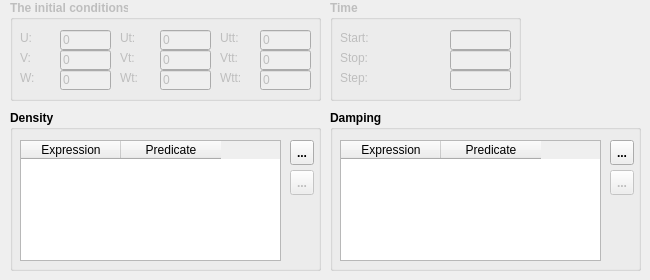
   <widget class="QWidget" name="tab_14">
    <attribute name="title">
     <string>Dynamic parameters</string>
    </attribute>
    <widget class="QGroupBox" name="gbDensity">
     <property name="geometry">
      <rect>
       <x>10</x>
       <y>110</y>
       <width>311</width>
       <height>161</height>
      </rect>
     </property>
     <property name="font">
      <font>
       <weight>75</weight>
       <bold>true</bold>
      </font>
     </property>
     <property name="title">
      <string>Density</string>
     </property>
     <widget class="QTableWidget" name="twDensity">
      <property name="geometry">
       <rect>
        <x>10</x>
        <y>30</y>
        <width>261</width>
        <height>121</height>
       </rect>
      </property>
      <property name="font">
       <font>
        <weight>50</weight>
        <bold>false</bold>
       </font>
      </property>
      <column>
       <property name="text">
        <string>Expression</string>
       </property>
      </column>
      <column>
       <property name="text">
        <string>Predicate</string>
       </property>
      </column>
     </widget>
     <widget class="QToolButton" name="tbRemoveDensity">
      <property name="enabled">
       <bool>false</bool>
      </property>
      <property name="geometry">
       <rect>
        <x>280</x>
        <y>60</y>
        <width>24</width>
        <height>25</height>
       </rect>
      </property>
      <property name="toolTip">
       <string/>
      </property>
      <property name="statusTip">
       <string>Remove the current row</string>
      </property>
      <property name="text">
       <string>...</string>
      </property>
      <property name="icon">
       <iconset resource="QFEM.qrc">
        <normaloff>:/images/Del.png</normaloff>:/images/Del.png</iconset>
      </property>
     </widget>
     <widget class="QToolButton" name="tbAddDensity">
      <property name="geometry">
       <rect>
        <x>280</x>
        <y>30</y>
        <width>24</width>
        <height>25</height>
       </rect>
      </property>
      <property name="toolTip">
       <string/>
      </property>
      <property name="statusTip">
       <string>Add new row</string>
      </property>
      <property name="text">
       <string>...</string>
      </property>
      <property name="icon">
       <iconset resource="QFEM.qrc">
        <normaloff>:/images/Add.png</normaloff>:/images/Add.png</iconset>
      </property>
     </widget>
    </widget>
    <widget class="QGroupBox" name="gbDamping">
     <property name="geometry">
      <rect>
       <x>330</x>
       <y>110</y>
       <width>311</width>
       <height>161</height>
      </rect>
     </property>
     <property name="font">
      <font>
       <weight>75</weight>
       <bold>true</bold>
      </font>
     </property>
     <property name="title">
      <string>Damping</string>
     </property>
     <widget class="QTableWidget" name="twDamping">
      <property name="geometry">
       <rect>
        <x>10</x>
        <y>30</y>
        <width>261</width>
        <height>121</height>
       </rect>
      </property>
      <property name="font">
       <font>
        <weight>50</weight>
        <bold>false</bold>
       </font>
      </property>
      <column>
       <property name="text">
        <string>Expression</string>
       </property>
      </column>
      <column>
       <property name="text">
        <string>Predicate</string>
       </property>
      </column>
     </widget>
     <widget class="QToolButton" name="tbRemoveDamping">
      <property name="enabled">
       <bool>false</bool>
      </property>
      <property name="geometry">
       <rect>
        <x>280</x>
        <y>60</y>
        <width>24</width>
        <height>25</height>
       </rect>
      </property>
      <property name="toolTip">
       <string/>
      </property>
      <property name="statusTip">
       <string>Remove the current row</string>
      </property>
      <property name="text">
       <string>...</string>
      </property>
      <property name="icon">
       <iconset resource="QFEM.qrc">
        <normaloff>:/images/Del.png</normaloff>:/images/Del.png</iconset>
      </property>
     </widget>
     <widget class="QToolButton" name="tbAddDamping">
      <property name="geometry">
       <rect>
        <x>280</x>
        <y>30</y>
        <width>24</width>
        <height>25</height>
       </rect>
      </property>
      <property name="toolTip">
       <string/>
      </property>
      <property name="statusTip">
       <string>Add new row</string>
      </property>
      <property name="text">
       <string>...</string>
      </property>
      <property name="icon">
       <iconset resource="QFEM.qrc">
        <normaloff>:/images/Add.png</normaloff>:/images/Add.png</iconset>
      </property>
     </widget>
    </widget>
    <widget class="QGroupBox" name="gbInitialConditions">
     <property name="enabled">
      <bool>false</bool>
     </property>
     <property name="geometry">
      <rect>
       <x>10</x>
       <y>0</y>
       <width>311</width>
       <height>101</height>
      </rect>
     </property>
     <property name="font">
      <font>
       <weight>75</weight>
       <bold>true</bold>
      </font>
     </property>
     <property name="title">
      <string>The initial conditions</string>
     </property>
     <widget class="QLineEdit" name="textU">
      <property name="geometry">
       <rect>
        <x>50</x>
        <y>30</y>
        <width>51</width>
        <height>20</height>
       </rect>
      </property>
      <property name="font">
       <font>
        <weight>50</weight>
        <bold>false</bold>
       </font>
      </property>
      <property name="text">
       <string>0</string>
      </property>
     </widget>
     <widget class="QLabel" name="label_U">
      <property name="geometry">
       <rect>
        <x>10</x>
        <y>30</y>
        <width>31</width>
        <height>16</height>
       </rect>
      </property>
      <property name="font">
       <font>
        <weight>50</weight>
        <bold>false</bold>
       </font>
      </property>
      <property name="text">
       <string>U:</string>
      </property>
     </widget>
     <widget class="QLabel" name="label_V">
      <property name="geometry">
       <rect>
        <x>10</x>
        <y>50</y>
        <width>31</width>
        <height>16</height>
       </rect>
      </property>
      <property name="font">
       <font>
        <weight>50</weight>
        <bold>false</bold>
       </font>
      </property>
      <property name="text">
       <string>V:</string>
      </property>
     </widget>
     <widget class="QLineEdit" name="textV">
      <property name="geometry">
       <rect>
        <x>50</x>
        <y>50</y>
        <width>51</width>
        <height>20</height>
       </rect>
      </property>
      <property name="font">
       <font>
        <weight>50</weight>
        <bold>false</bold>
       </font>
      </property>
      <property name="text">
       <string>0</string>
      </property>
     </widget>
     <widget class="QLabel" name="label_W">
      <property name="geometry">
       <rect>
        <x>10</x>
        <y>70</y>
        <width>31</width>
        <height>16</height>
       </rect>
      </property>
      <property name="font">
       <font>
        <weight>50</weight>
        <bold>false</bold>
       </font>
      </property>
      <property name="text">
       <string>W:</string>
      </property>
     </widget>
     <widget class="QLineEdit" name="textW">
      <property name="geometry">
       <rect>
        <x>50</x>
        <y>70</y>
        <width>51</width>
        <height>20</height>
       </rect>
      </property>
      <property name="font">
       <font>
        <weight>50</weight>
        <bold>false</bold>
       </font>
      </property>
      <property name="text">
       <string>0</string>
      </property>
     </widget>
     <widget class="QLineEdit" name="textVt">
      <property name="geometry">
       <rect>
        <x>150</x>
        <y>50</y>
        <width>51</width>
        <height>20</height>
       </rect>
      </property>
      <property name="font">
       <font>
        <weight>50</weight>
        <bold>false</bold>
       </font>
      </property>
      <property name="text">
       <string>0</string>
      </property>
     </widget>
     <widget class="QLineEdit" name="textUt">
      <property name="geometry">
       <rect>
        <x>150</x>
        <y>30</y>
        <width>51</width>
        <height>20</height>
       </rect>
      </property>
      <property name="font">
       <font>
        <weight>50</weight>
        <bold>false</bold>
       </font>
      </property>
      <property name="text">
       <string>0</string>
      </property>
     </widget>
     <widget class="QLabel" name="label_Vt">
      <property name="geometry">
       <rect>
        <x>110</x>
        <y>50</y>
        <width>31</width>
        <height>16</height>
       </rect>
      </property>
      <property name="font">
       <font>
        <weight>50</weight>
        <bold>false</bold>
       </font>
      </property>
      <property name="text">
       <string>Vt:</string>
      </property>
     </widget>
     <widget class="QLineEdit" name="textWt">
      <property name="geometry">
       <rect>
        <x>150</x>
        <y>70</y>
        <width>51</width>
        <height>20</height>
       </rect>
      </property>
      <property name="font">
       <font>
        <weight>50</weight>
        <bold>false</bold>
       </font>
      </property>
      <property name="text">
       <string>0</string>
      </property>
     </widget>
     <widget class="QLabel" name="label_Ut">
      <property name="geometry">
       <rect>
        <x>110</x>
        <y>30</y>
        <width>31</width>
        <height>16</height>
       </rect>
      </property>
      <property name="font">
       <font>
        <weight>50</weight>
        <bold>false</bold>
       </font>
      </property>
      <property name="text">
       <string>Ut:</string>
      </property>
     </widget>
     <widget class="QLabel" name="label_Wt">
      <property name="geometry">
       <rect>
        <x>110</x>
        <y>70</y>
        <width>31</width>
        <height>16</height>
       </rect>
      </property>
      <property name="font">
       <font>
        <weight>50</weight>
        <bold>false</bold>
       </font>
      </property>
      <property name="text">
       <string>Wt:</string>
      </property>
     </widget>
     <widget class="QLineEdit" name="textVtt">
      <property name="geometry">
       <rect>
        <x>250</x>
        <y>50</y>
        <width>51</width>
        <height>20</height>
       </rect>
      </property>
      <property name="font">
       <font>
        <weight>50</weight>
        <bold>false</bold>
       </font>
      </property>
      <property name="text">
       <string>0</string>
      </property>
     </widget>
     <widget class="QLabel" name="label_Utt">
      <property name="geometry">
       <rect>
        <x>210</x>
        <y>30</y>
        <width>31</width>
        <height>16</height>
       </rect>
      </property>
      <property name="font">
       <font>
        <weight>50</weight>
        <bold>false</bold>
       </font>
      </property>
      <property name="text">
       <string>Utt:</string>
      </property>
     </widget>
     <widget class="QLineEdit" name="textUtt">
      <property name="geometry">
       <rect>
        <x>250</x>
        <y>30</y>
        <width>51</width>
        <height>20</height>
       </rect>
      </property>
      <property name="font">
       <font>
        <weight>50</weight>
        <bold>false</bold>
       </font>
      </property>
      <property name="text">
       <string>0</string>
      </property>
     </widget>
     <widget class="QLineEdit" name="textWtt">
      <property name="geometry">
       <rect>
        <x>250</x>
        <y>70</y>
        <width>51</width>
        <height>20</height>
       </rect>
      </property>
      <property name="font">
       <font>
        <weight>50</weight>
        <bold>false</bold>
       </font>
      </property>
      <property name="text">
       <string>0</string>
      </property>
     </widget>
     <widget class="QLabel" name="label_Vtt">
      <property name="geometry">
       <rect>
        <x>210</x>
        <y>50</y>
        <width>31</width>
        <height>16</height>
       </rect>
      </property>
      <property name="font">
       <font>
        <weight>50</weight>
        <bold>false</bold>
       </font>
      </property>
      <property name="text">
       <string>Vtt:</string>
      </property>
     </widget>
     <widget class="QLabel" name="label_Wtt">
      <property name="geometry">
       <rect>
        <x>210</x>
        <y>70</y>
        <width>31</width>
        <height>16</height>
       </rect>
      </property>
      <property name="font">
       <font>
        <weight>50</weight>
        <bold>false</bold>
       </font>
      </property>
      <property name="text">
       <string>Wtt:</string>
      </property>
     </widget>
    </widget>
    <widget class="QGroupBox" name="gbTime">
     <property name="enabled">
      <bool>false</bool>
     </property>
     <property name="geometry">
      <rect>
       <x>330</x>
       <y>0</y>
       <width>191</width>
       <height>101</height>
      </rect>
     </property>
     <property name="font">
      <font>
       <weight>75</weight>
       <bold>true</bold>
      </font>
     </property>
     <property name="title">
      <string>Time</string>
     </property>
     <property name="flat">
      <bool>false</bool>
     </property>
     <widget class="QLineEdit" name="textT1">
      <property name="geometry">
       <rect>
        <x>120</x>
        <y>50</y>
        <width>61</width>
        <height>20</height>
       </rect>
      </property>
      <property name="font">
       <font>
        <weight>50</weight>
        <bold>false</bold>
       </font>
      </property>
     </widget>
     <widget class="QLineEdit" name="textTH">
      <property name="geometry">
       <rect>
        <x>120</x>
        <y>70</y>
        <width>61</width>
        <height>20</height>
       </rect>
      </property>
      <property name="font">
       <font>
        <weight>50</weight>
        <bold>false</bold>
       </font>
      </property>
     </widget>
     <widget class="QLabel" name="label_41">
      <property name="geometry">
       <rect>
        <x>10</x>
        <y>50</y>
        <width>101</width>
        <height>16</height>
       </rect>
      </property>
      <property name="font">
       <font>
        <weight>50</weight>
        <bold>false</bold>
       </font>
      </property>
      <property name="text">
       <string>Stop:</string>
      </property>
     </widget>
     <widget class="QLabel" name="label_42">
      <property name="geometry">
       <rect>
        <x>10</x>
        <y>30</y>
        <width>101</width>
        <height>16</height>
       </rect>
      </property>
      <property name="font">
       <font>
        <weight>50</weight>
        <bold>false</bold>
       </font>
      </property>
      <property name="text">
       <string>Start:</string>
      </property>
     </widget>
     <widget class="QLineEdit" name="textT0">
      <property name="geometry">
       <rect>
        <x>120</x>
        <y>30</y>
        <width>61</width>
        <height>20</height>
       </rect>
      </property>
      <property name="font">
       <font>
        <weight>50</weight>
        <bold>false</bold>
       </font>
      </property>
     </widget>
     <widget class="QLabel" name="label_43">
      <property name="geometry">
       <rect>
        <x>10</x>
        <y>70</y>
        <width>101</width>
        <height>16</height>
       </rect>
      </property>
      <property name="font">
       <font>
        <weight>50</weight>
        <bold>false</bold>
       </font>
      </property>
      <property name="text">
       <string>Step:</string>
      </property>
     </widget>
    </widget>
   </widget>
